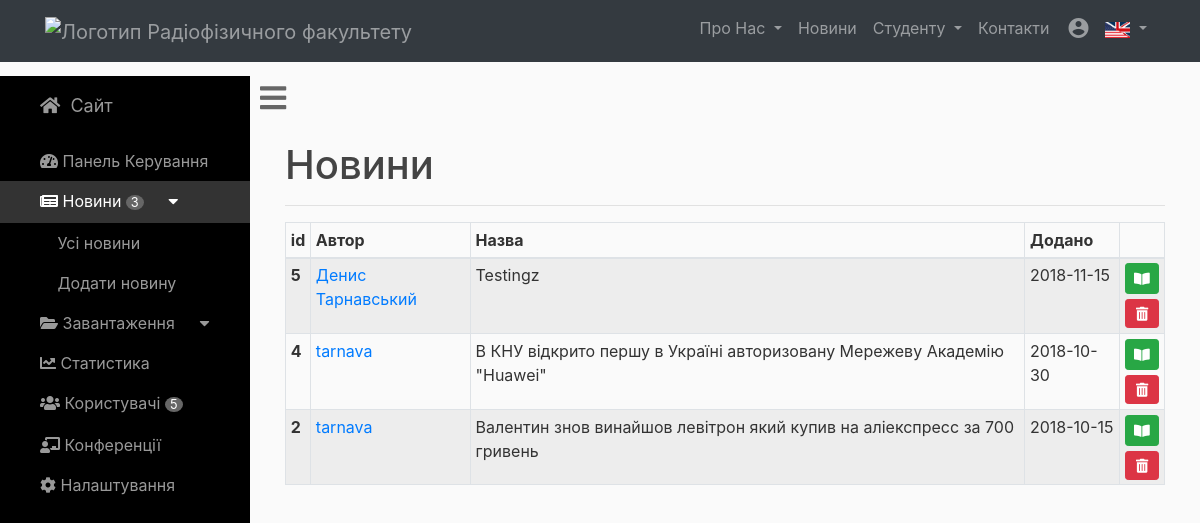
Page /admin/news on the committed database.
### rpd_site/models.py (models this page shows, shortened)
class Post(db.Model):
    id = db.Column(db.Integer, primary_key=True)
    title = db.Column(db.String(100), nullable=False)
    date_posted = db.Column(db.DateTime, nullable=False, default=datetime.now)
    content = db.Column(db.Text, nullable=False)
    user_id = db.Column(db.Integer, db.ForeignKey('user.id'), nullable=False)
    image_file = db.Column(db.String(20), nullable=False,
                           default='default_post.png')

class User(db.Model, UserMixin):
    id = db.Column(db.Integer, primary_key=True)
    username = db.Column(db.String(20), unique=True, nullable=False)
    email = db.Column(db.String(120), unique=True, nullable=False)
    image_file = db.Column(db.String(20), nullable=False,
                           default='default.jpg')
    password = db.Column(db.String(60), nullable=False)
    confirmed = db.Column(db.Boolean, nullable=False, default=0)
    posts = db.relationship('Post', backref='author', lazy=True)
    roles = db.relationship('Role', secondary=roles_users,
                            backref=db.backref('users', lazy='joined'))

### rpd_site/routes.py (the view)
@app.route('/admin/news')
def admin_news():
    posts = Post.query.order_by(Post.date_posted.desc())
    return render_template('dashboard_news.html', title="Новини",
                            number_of_users=get_number_of_users(),
                            number_of_posts=get_number_of_posts(),
                            posts=posts
                            )

### rpd_site/helpers.py (called while the page is built)
def get_number_of_users():
    return len(User.query.all())

def get_number_of_posts():
    return len(Post.query.all())

### rpd_site/templates/dashboard_news.html
{% extends "layout_admin.html" %}
{% block body %}
{% set active_page = "index" %}
        <div id="page-content-wrapper">
            <div class="container-fluid">
                <h1>{{ title }}</h1>
                <hr>
            </div>
            <div class="col-sm-auto" style="width: 100%;">
                <table class="table table-striped table-bordered table-hover table-sm">
                  <thead>
                    <tr>
                      <th scope="col">id</th>
                      <th scope="col">Автор</th>
                      <th scope="col">Назва</th>
                      <th scope="col">Додано</th>
                      <th scope="col"></th>
                    </tr>
                  </thead>
                  <tbody>
                    {% for post in posts %}
                    <tr>
                      <th scope="row">{{ post.id }}</th>
                      <td><a href="{{ url_for('user_id', user_id=post.author.id) }}">{{ post.author.username }}</a></td>
                      <td>{{post.title}}</td>
                      <td>{{post.date_posted.strftime('%Y-%m-%d')}} </td>
                      <td>
                        <a class="btn btn-success btn-sm" href="{{ url_for('post', post_id=post.id) }}"><i class="fas fa-book-open"></i></a>
                        <form action="{{ url_for('delete_post', post_id=post.id) }}" method="POST">
                         <button class="btn btn-danger btn-sm" type="submit" value="" style="padding: 3px 10px 3px 10px; margin-top: 5px;"><i class="fas fa-trash-alt"></i></button>
                        </form>
                      </td>
                    </tr>
                    {% endfor %}
                  </tbody>
                </table>
            </div>
        </div>
{% endblock %}

### rpd_site/templates/layout_admin.html (shortened to what this page needs)
<!DOCTYPE html>
<html lang="en">
<head>
    <link href="{{ url_for('static', filename='vendor/bootstrap/css/' + 'bootstrap.min.css') }}" rel="stylesheet">
    <link href="{{ url_for('static', filename='css/' + 'modern-business.css') }}" rel="stylesheet">
    <link href="{{ url_for('static', filename='css/' + 'simple-sidebar.css') }}" rel="stylesheet">
    <link rel="stylesheet" href="https://use.fontawesome.com/releases/v5.2.0/css/all.css"
>
    <link href="{{ url_for('static', filename='css/' + 'simple-sidebar.css') }}" rel="stylesheet">
</head>
<body>
<nav class="navbar fixed-top navbar-expand-lg navbar-dark bg-dark fixed-top">
    <div class="container">
        {% if menuitem == 'index' %}
        <a class="navbar-brand" style="color:white;" href="{{ url_for('index') }}">
            {% else %}
            <a class="navbar-brand" style="color:rgba(255,255,255,.5);" href="{{ url_for('index') }}">
                {% endif %}
                <img src="{{ url_for('static', filename='img/' + 'knu.jpg') }}" width="50" height="50"
                     alt="Логотип Радіофізичного факультету">
            </a>
            <div class="collapse navbar-collapse" id="navbarResponsive">
                <ul class="navbar-nav ml-auto">
                    <li class="nav-item dropdown">
                        {% if menuitem in ['history',] %}
                        <a class="nav-link dropdown-toggle" href="#" id="navbarDropdownPortfolio" data-toggle="dropdown"
                           aria-haspopup="true" aria-expanded="false" style="color:white;">
                            Про Нас
                        </a>
                        {% else %}
                        <a class="nav-link dropdown-toggle" href="#" id="navbarDropdownPortfolio" data-toggle="dropdown"
                           aria-haspopup="true" aria-expanded="false">
                            Про Нас
                        </a>
                        {% endif %}
                    </li>
                    <li class="nav-item">
                        {% if menuitem in ['news',] %}
                            <a class="nav-link" style="color:white;" href="{{url_for('news')}}">Новини</a>
                        {% else %}
                            <a class="nav-link" href="{{url_for('news')}}">Новини</a>
                        {% endif %}
                    </li>
                    <li class="nav-item dropdown">
                        {% if menuitem in ['schedule',] %}
                            <a class="nav-link dropdown-toggle" href="#" id="navbarDropdownPortfolio" data-toggle="dropdown"
                               aria-haspopup="true" aria-expanded="false" style="color:white;">
                                Студенту
                            </a>
                        {% else %}
                            <a class="nav-link dropdown-toggle" href="#" id="navbarDropdownPortfolio" data-toggle="dropdown"
                               aria-haspopup="true" aria-expanded="false">
                                Студенту
                            </a>
                        {% endif %}
                    </li>
                    <li class="nav-item">
                        {% if menuitem in ['contacts',] %}
                            <a class="nav-link" style="color:white;" href="#">Контакти</a>
                        {% else %}
                            <a class="nav-link" href="#">Контакти</a>
                        {% endif %}
                    </li>
                    <li class="nav-item dropdown">
                        {% if current_user.is_authenticated: %}
                            <a class="nav-link" href="#" id="navbarDropdownBlog" data-toggle="dropdown" aria-haspopup="true"
                               aria-expanded="false">
                                <img src="{{ url_for('static', filename='img/avatars/' + current_user.image_file) }}"
                                     width="30"
                                     height="30" class="rounded-circle" style="vertical-align: middle;"
                                     alt="Логотип Радіофізичного факультету">
                                <span class="text-success">{{ current_user.username }}</span>
                            </a>
                            <div class="dropdown-menu dropdown-menu-right" aria-labelledby="navbarDropdownBlog">
                                <a class="dropdown-item" href="{{ url_for('account') }}">Обліковий запис</a>
                                <div class="dropdown-divider"></div>
                                {% if 'admin' in current_user.roles %}
                                <a class="dropdown-item" style="color:#0C5815;" href="#">Панель адміністратора</a>
                                <a class="dropdown-item" style="color:#0C5815;" href="{{ url_for('new_post') }}">Додати новину</a>
                                {% endif %}
                                <div class="dropdown-divider"></div>
                                <a class="dropdown-item text-danger" href="{{ url_for('logout') }}">Вийти</a>
                            </div>
                        {% else %}
                            <a class="nav-link" href="#" id="navbarDropdownBlog" data-toggle="dropdown" aria-haspopup="true"
                               aria-expanded="false">
                                <i class="material-icons" style="margin-left:5%;">account_circle</i>
                            </a>
                        {% endif %}
                    </li>
                    <li class="nav-item dropdown">
                        <a class="nav-link dropdown-toggle" href="#" id="navbarDropdownPortfolio" data-toggle="dropdown"
                           aria-haspopup="true" aria-expanded="false">
                            <img src="{{ url_for('static', filename='img/' + 'ukus.jpg') }}" alt="english"
                                 style="height: 16px; width: 25px; margin:0; padding:0;">
                        </a>
                    </li>
                </ul>
            </div>
    </div>
</nav>
    <div id="wrapper" class="toggled" style="margin-top: 20px;">
        <div id="sidebar-wrapper">
            <ul class="sidebar-nav">
                <li class="sidebar-brand">
                    <a href="{{ url_for('index') }}"><i class="fas fa-home"></i> &nbsp;Сайт</a>
                </li>
                <li>
                    <a href="{{ url_for('admin') }}" class="
                        "><i class="fas fa-tachometer-alt">
                        </i>&nbsp;Панель Керування</a>
                </li>
                <li>
                    <a href="{{ url_for('admin_news') }}" class="
                        {% if title == 'Новини' %}
                            chosen
                        {% endif %}
                        "><i class="fas fa-newspaper"></i>&nbsp;Новини&nbsp;<small style="color:white; background-color: #666; text-align: center; border-radius: 60%; padding-left:2%; padding-right:2%;">{{number_of_posts}}</small>&nbsp;<i class="fas fa-caret-down"></i></a>
                        {% if title == 'Новини' %}
                                <a href="{{ url_for('news') }}" class="collapsed_item">Усі новини</a>
                                <a href="{{ url_for('new_post') }}" class="collapsed_item">Додати новину</a>
                        {% endif %}
                </li>
                <li>
                    <a data-toggle="collapse" href="#collapseExample" role="button" aria-expanded="false"
                    aria-controls="collapseExample"><i class="fas fa-folder-open"></i>&nbsp;Завантаження&nbsp;<i class="fas fa-caret-down"></i></a>
                </li>
                <li>
                    <a href="#"><i class="fas fa-chart-line"></i>&nbsp;Статистика</a>
                </li>
                <li>
                    <a href="{{ url_for('users') }}"><i class="fas fa-users"></i>&nbsp;Користувачі&nbsp;<small style="color:white; background-color: #666; text-align: center; border-radius: 60%; padding-left:2%; padding-right:2%;">{{number_of_users}}</small></a>
                </li>
                <li>
                    <a href="#"><i class="fas fa-chalkboard-teacher"></i>&nbsp;Конференції</a>
                </li>
                <li>
                    <a href="#"><i class="fas fa-cog"></i>&nbsp;Налаштування</a>
                </li>
            </ul>
        </div>
        <a href="#menu-toggle" id="menu-toggle"><i class="fas fa-bars" ></i></a>
        {% block body %}{% endblock %}
    </div>
</body>
</html>

### rpd_site/static/css/modern-business.css (style rules this page uses)
body { padding-top: 54px; }
@media (min-width: 992px) { body { padding-top: 56px; } }
.navbar { margin-bottom: 0 !important; }
.navbar-brand:after { content: "Кафедра радіотехніки та радіоелектронних систем"; font-size: 80%; }
.bg-dark { background-color: #324696;!important; }
body { overflow-x: hidden; }
#wrapper { padding-left: 0; -webkit-transition: all 0.5s ease; -moz-transition: all 0.5s ease; -o-transition: all 0.5s ease; transition: all 0.5s ease; }
#wrapper.toggled { padding-left: 250px; }
#sidebar-wrapper { z-index: 1000; position: fixed; left: 250px; width: 0; height: 100%; margin-left: -250px; overflow-y: auto; background: #000; -webkit-transition: all 0.5s ease; -moz-transition: all 0.5s ease; -o-transition: all 0.5s ease; transition: all 0.5s ease; }
#wrapper.toggled #sidebar-wrapper { width: 250px; }
#page-content-wrapper { width: 100%; position: absolute; padding: 15px; }
#wrapper.toggled #page-content-wrapper { position: absolute; margin-right: -250px; }
.sidebar-nav { position: absolute; top: 0; width: 250px; margin: 0; padding: 0; list-style: none; }
.sidebar-nav li { text-indent: 20px; line-height: 40px; }
.sidebar-nav li a { display: block; text-decoration: none; color: #999999; }
.sidebar-nav>.sidebar-brand { height: 65px; font-size: 18px; line-height: 60px; }
.sidebar-nav>.sidebar-brand a { color: #999999; }
@media (min-width:768px) { #wrapper { padding-left: 0; } }
@media (min-width:768px) { #wrapper.toggled { padding-left: 250px; } }
@media (min-width:768px) { #sidebar-wrapper { width: 0; } }
@media (min-width:768px) { #wrapper.toggled #sidebar-wrapper { width: 250px; } }
@media (min-width:768px) { #page-content-wrapper { padding: 20px; position: relative; } }
@media (min-width:768px) { #wrapper.toggled #page-content-wrapper { position: relative; margin-right: 0; } }
body { background: #fafafa; color: #333333; }
h1, h2, h3, h4, h5, h6 { color: #444444; }
body, html { height: 100%; margin: 0; }
@media only screen and (max-device-width: 1024px) { .navbar-brand:after { content: "" !important; font-size: 80%; } }

### rpd_site/static/css/simple-sidebar.css (style rules this page uses)
body { overflow-x: hidden; }
#wrapper { padding-left: 0; -webkit-transition: all 0.5s ease; -moz-transition: all 0.5s ease; -o-transition: all 0.5s ease; transition: all 0.5s ease; }
#wrapper.toggled { padding-left: 250px; }
#sidebar-wrapper { z-index: 1000; position: fixed; left: 250px; width: 0; height: 100%; margin-left: -250px; overflow-y: auto; background: #000; -webkit-transition: all 0.5s ease; -moz-transition: all 0.5s ease; -o-transition: all 0.5s ease; transition: all 0.5s ease; }
#wrapper.toggled #sidebar-wrapper { width: 250px; }
#page-content-wrapper { width: 100%; position: absolute; padding: 15px; }
#wrapper.toggled #page-content-wrapper { position: absolute; margin-right: -250px; }
.sidebar-nav { position: absolute; top: 0; width: 250px; margin: 0; padding: 0; list-style: none; }
.sidebar-nav li { text-indent: 20px; line-height: 40px; }
.sidebar-nav li a { display: block; text-decoration: none; color: #999999; }
.sidebar-nav li a:hover, .chosen { text-decoration: none; color: #fff !important; background: rgba(255, 255, 255, 0.2); }
.sidebar-nav>.sidebar-brand { height: 65px; font-size: 18px; line-height: 60px; }
.sidebar-nav>.sidebar-brand a { color: #999999; }
@media (min-width:768px) { #wrapper { padding-left: 0; } }
@media (min-width:768px) { #wrapper.toggled { padding-left: 250px; } }
@media (min-width:768px) { #sidebar-wrapper { width: 0; } }
@media (min-width:768px) { #wrapper.toggled #sidebar-wrapper { width: 250px; } }
@media (min-width:768px) { #page-content-wrapper { padding: 20px; position: relative; } }
@media (min-width:768px) { #wrapper.toggled #page-content-wrapper { position: relative; margin-right: 0; } }
#menu-toggle { font-size:30px; padding-left: 10px; padding-top: 10px; border: 1px; color: #666; }
.collapsed_item { padding-left: 15%; }

### rows in the picture
Post: id "5", author.username "Денис Тарнавський", title "Testingz", date_posted "2018-11-15"
Post: id "4", author.username "tarnava", title "В КНУ відкрито першу в Україні авторизовану Мережеву Академію \"Huawei\"", date_posted "2018-10-30"
Post: id "2", author.username "tarnava", title "Валентин знов винайшов левітрон який купив на аліекспресс за 700 гривень", date_posted "2018-10-15"

### other values in the picture
{{ number_of_posts }} "3"
{{ number_of_users }} "5"
{{ title }} "Новини"
